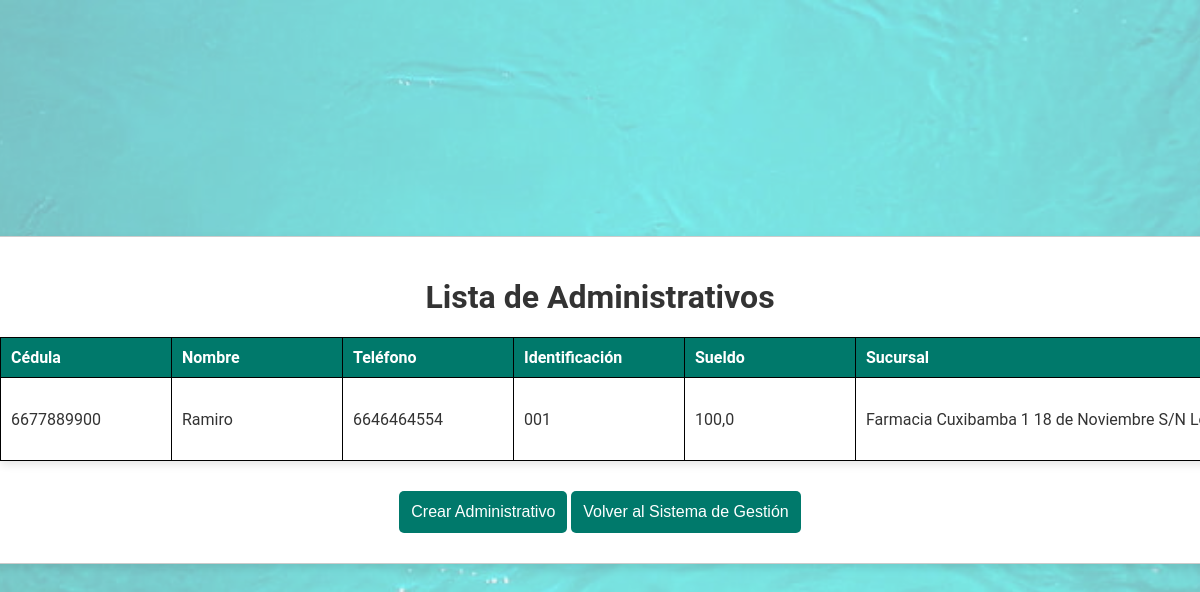
Screenshot of /administrativos/ with the database file from the repository.
### Farmacia/models.py (models this page shows, shortened)
class Empleado(Persona):
    identificación = models.CharField(max_length=10)
    sueldo = models.FloatField()
    sucursal = models.ForeignKey(Sucursal, on_delete=models.CASCADE, related_name='empleados')
    class Meta:
        abstract = True

class Administrativo(Empleado):
    cargo = models.CharField(max_length=50)
    horario = models.CharField(max_length=50)

class Sucursal(models.Model):
    nombre = models.CharField(max_length=50)
    dirección = models.ForeignKey(Dirección, on_delete=models.CASCADE)
    teléfono = models.CharField(max_length=10)
    farmacia = models.ForeignKey('Farmacia', on_delete=models.CASCADE, related_name='sucursales')
    def __str__(self):
        return f'{self.nombre} {self.dirección} {self.teléfono}'

class Dirección(models.Model):
    calle_principal = models.CharField(max_length=50)
    calle_secundaria = models.CharField(max_length=50)
    ciudad = models.CharField(max_length=50)
    def __str__(self):
        return f'{self.calle_principal} {self.calle_secundaria} {self.ciudad}'

### Farmacia/views.py (the view)
# urls.py: path('administrativos/', views.administrativo_list, name='administrativo_list'),
def administrativo_list(request):
    administrativos = Administrativo.objects.all()
    return render(request, 'administrativos/administrativo_list.html', {'administrativos': administrativos})

### templates/administrativos/administrativo_list.html (shortened to what this page needs)
<!DOCTYPE html>
<html lang="es">
<head>
    {% load static %}
    <link rel="stylesheet" href="{% static 'css/tablas.css' %}">
</head>
<body class="administrativo-list">
    <div class="container">
        <h1>Lista de Administrativos</h1>
        <table class="styled-table">
            <thead>
                <tr>
                    <th>Cédula</th>
                    <th>Nombre</th>
                    <th>Teléfono</th>
                    <th>Identificación</th>
                    <th>Sueldo</th>
                    <th>Sucursal</th>
                </tr>
            </thead>
            <tbody>
                {% for administrativo in administrativos %}
                    <tr>
                        <td>{{ administrativo.cedula }}</td>
                        <td>{{ administrativo.nombre }}</td>
                        <td>{{ administrativo.teléfono }}</td>
                        <td>{{ administrativo.identificación }}</td>
                        <td>{{ administrativo.sueldo }}</td>
                        <td>{{ administrativo.sucursal }}</td>
                    </tr>
                {% endfor %}
            </tbody>
        </table>
        <a href="{% url 'administrativo_create' %}"><button>Crear Administrativo</button></a>
        <a href="{% url 'management_system' %}"><button>Volver al Sistema de Gestión</button></a>
    </div>
</body>
</html>

### static/css/tablas.css (style rules this page uses)
body { display: flex; justify-content: center; align-items: center; height: 100vh; margin: 0; font-family: 'Roboto', sans-serif; background: #f0f0f0; flex-direction: column; color: #333; }
.container { width: 100%; max-width: 100%; margin: 0; border: 1px solid #ccc; border-radius: 10px; overflow-x: auto; box-shadow: 0 4px 8px rgba(0, 0, 0, 0.1); padding: 20px; background-color: #fff; text-align: center; min-width: 700px; }
table { width: 100%; border-collapse: collapse; margin-bottom: 20px; background-color: #fff; border-radius: 5px; overflow-x: auto; box-shadow: 0 4px 8px rgba(0, 0, 0, 0.1); table-layout: auto; }
table, th, td { border: 1px solid #000; }
th, td { padding: 10px; text-align: left; white-space: nowrap; min-width: 150px; }
th { background-color: #00796b; color: white; }
a { display: inline-block; margin: 10px 0; color: #00796b; text-decoration: none; font-size: 16px; }
a button { background-color: #00796b; color: white; border: none; padding: 12px; border-radius: 5px; cursor: pointer; font-size: 16px; transition: background-color 0.3s ease, transform 0.3s ease; }

### static/css/background.css (style rules this page uses)
body::before { content: ""; position: fixed; top: 0; left: 0; width: 100%; height: 100%; background-image: url('../img/HD-wallpaper-turquoise-sea-underwater-turquoise.jpg'); background-size: cover; background-position: center; background-repeat: no-repeat; opacity: 0.5; z-index: -1; }

### rows the page displays
Administrativo: cedula "6677889900", nombre "Ramiro", teléfono "6646464554", identificación "001", sueldo "100,0", sucursal "Farmacia Cuxibamba 1 18 de Noviembre S/N…"
